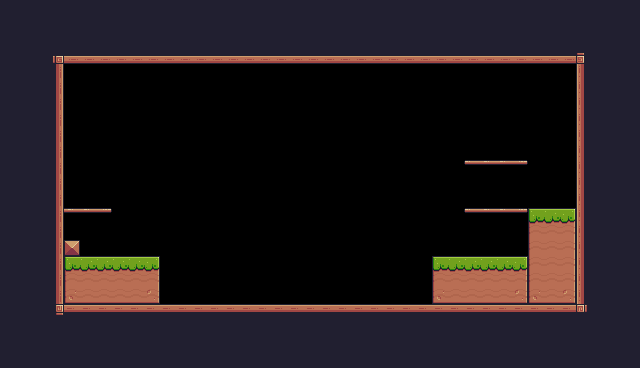

This game map was drawn from its Tiled (.tmx) file and the tilesets committed beside it. A one-line description and the full map source follow:
An orthogonal 40x23 tile map with 16x16 px tiles, 1 tile layer (Background) and 17 objects (3x Platform, 3x Fruit, Player, Slime, Checkpoint).

<map version="1.10" tiledversion="1.12.2" orientation="orthogonal" renderorder="right-down" width="40" height="23" tilewidth="16" tileheight="16" infinite="0" nextlayerid="4" nextobjectid="65">
 <tileset firstgid="1" source="Pixel_Adventure.tsx" />
 <layer id="1" name="Background" width="40" height="23">
  <properties>
   <property name="BackgroundColor" value="Pink" />
  </properties>
  <data encoding="csv">
24,24,24,24,24,24,24,24,24,24,24,24,24,24,24,24,24,24,24,24,24,24,24,24,24,24,24,24,24,24,24,24,24,24,24,24,24,24,24,24,
24,24,24,24,24,24,24,24,24,24,24,24,24,24,24,24,24,24,24,24,24,24,24,24,24,24,24,24,24,24,24,24,24,24,24,24,24,24,24,24,
24,24,24,24,24,24,24,24,24,24,24,24,24,24,24,24,24,24,24,24,24,24,24,24,24,24,24,24,24,24,24,24,24,24,24,24,24,24,24,24,
24,24,24,92,134,134,134,134,134,134,134,134,134,134,134,134,134,134,134,134,134,134,134,134,134,134,134,134,134,134,134,134,134,134,134,134,93,24,24,24,
24,24,24,113,0,0,0,0,0,0,0,0,0,0,0,0,0,0,0,0,0,0,0,0,0,0,0,0,0,0,0,0,0,0,0,0,111,24,24,24,
24,24,24,113,0,0,0,0,0,0,0,0,0,0,0,0,0,0,0,0,0,0,0,0,0,0,0,0,0,0,0,0,0,0,0,0,111,24,24,24,
24,24,24,113,0,0,0,0,0,0,0,0,0,0,0,0,0,0,0,0,0,0,0,0,0,0,0,0,0,0,0,0,0,0,0,0,111,24,24,24,
24,24,24,113,0,0,0,0,0,0,0,0,0,0,0,0,0,0,0,0,0,0,0,0,0,0,0,0,0,0,0,0,0,0,0,0,111,24,24,24,
24,24,24,113,0,0,0,0,0,0,0,0,0,0,0,0,0,0,0,0,0,0,0,0,0,0,0,0,0,0,0,0,0,0,0,0,111,24,24,24,
24,24,24,113,0,0,0,0,0,0,0,0,0,0,0,0,0,0,0,0,0,0,0,0,0,0,0,0,0,0,0,0,0,0,0,0,111,24,24,24,
24,24,24,113,0,0,0,0,0,0,0,0,0,0,0,0,0,0,0,0,0,0,0,0,0,0,0,0,0,40,41,41,42,0,0,0,111,24,24,24,
24,24,24,113,0,0,0,0,0,0,0,0,0,0,0,0,0,0,0,0,0,0,0,0,0,0,0,0,0,0,0,0,0,0,0,0,111,24,24,24,
24,24,24,113,0,0,0,0,0,0,0,0,0,0,0,0,0,0,0,0,0,0,0,0,0,0,0,0,0,0,0,0,0,0,0,0,111,24,24,24,
24,24,24,113,41,41,42,0,0,0,0,0,0,0,0,0,0,0,0,0,0,0,0,0,0,0,0,0,0,40,41,41,42,7,8,9,111,24,24,24,
24,24,24,113,0,0,0,0,0,0,0,0,0,0,0,0,0,0,0,0,0,0,0,0,0,0,0,0,0,0,0,0,0,29,30,31,111,24,24,24,
24,24,24,113,35,0,0,0,0,0,0,0,0,0,0,0,0,0,0,0,0,0,0,0,0,0,0,0,0,0,0,0,0,29,30,31,111,24,24,24,
24,24,24,113,7,8,8,8,8,9,0,0,0,0,0,0,0,0,0,0,0,0,0,0,0,0,0,7,8,8,8,8,9,29,30,31,111,24,24,24,
24,24,24,113,29,30,30,30,30,31,0,0,0,0,0,0,0,0,0,0,0,0,0,0,0,0,0,29,30,30,30,30,31,29,30,31,111,24,24,24,
24,24,24,113,51,52,52,52,52,53,0,0,0,0,0,0,0,0,0,0,0,0,0,0,0,0,0,51,52,52,52,52,53,51,52,53,111,24,24,24,
24,24,24,114,90,90,90,90,90,90,90,90,90,90,90,90,90,90,90,90,90,90,90,90,90,90,90,90,90,90,90,90,90,90,90,90,115,24,24,24,
24,24,24,24,24,24,24,24,24,24,24,24,24,24,24,24,24,24,24,24,24,24,24,24,24,24,24,24,24,24,24,24,24,24,24,24,24,24,24,24,
24,24,24,24,24,24,24,24,24,24,24,24,24,24,24,24,24,24,24,24,24,24,24,24,24,24,24,24,24,24,24,24,24,24,24,24,24,24,24,24,
24,24,24,24,24,24,24,24,24,24,24,24,24,24,24,24,24,24,24,24,24,24,24,24,24,24,24,24,24,24,24,24,24,24,24,24,24,24,24,24
</data>
 </layer>
 <objectgroup id="3" name="Collisions">
  <object id="19" x="48" y="48" width="544" height="16" />
  <object id="20" x="576" y="64" width="16" height="256" />
  <object id="21" x="64" y="304" width="512" height="16" />
  <object id="22" x="48" y="64" width="16" height="256" />
  <object id="23" x="64" y="240" width="16" height="16" />
  <object id="24" x="64" y="256" width="96" height="48" />
  <object id="25" x="432" y="256" width="96" height="48" />
  <object id="35" type="Platform" x="464" y="208" width="64" height="16" />
  <object id="37" type="Platform" x="464" y="160" width="64" height="16" />
  <object id="40" type="Platform" x="64" y="208" width="48" height="16" />
  <object id="59" x="528" y="208" width="48" height="96" />
 </objectgroup>
 <objectgroup id="2" name="Spawnpoints">
  <object id="2" name="Player" type="Player" x="128" y="224" width="32" height="32" />
  <object id="44" name="Cherries" type="Fruit" x="80" y="176" width="32" height="32" />
  <object id="54" name="Pineapple" type="Fruit" x="480" y="128" width="32" height="32" />
  <object id="55" name="Strawberry" type="Fruit" x="480" y="176" width="32" height="32" />
  <object id="61" name="Slime" type="Slime" x="336" y="272" width="32" height="32">
   <properties>
    <property name="deadDamage" type="bool" value="false" />
    <property name="offNeg" type="float" value="11" />
    <property name="offPos" type="float" value="6" />
    <property name="patrol" type="bool" value="false" />
    <property name="undead" type="bool" value="false" />
   </properties>
  </object>
  <object id="60" type="Checkpoint" x="512" y="144" width="64" height="64" />
 </objectgroup>
</map>
